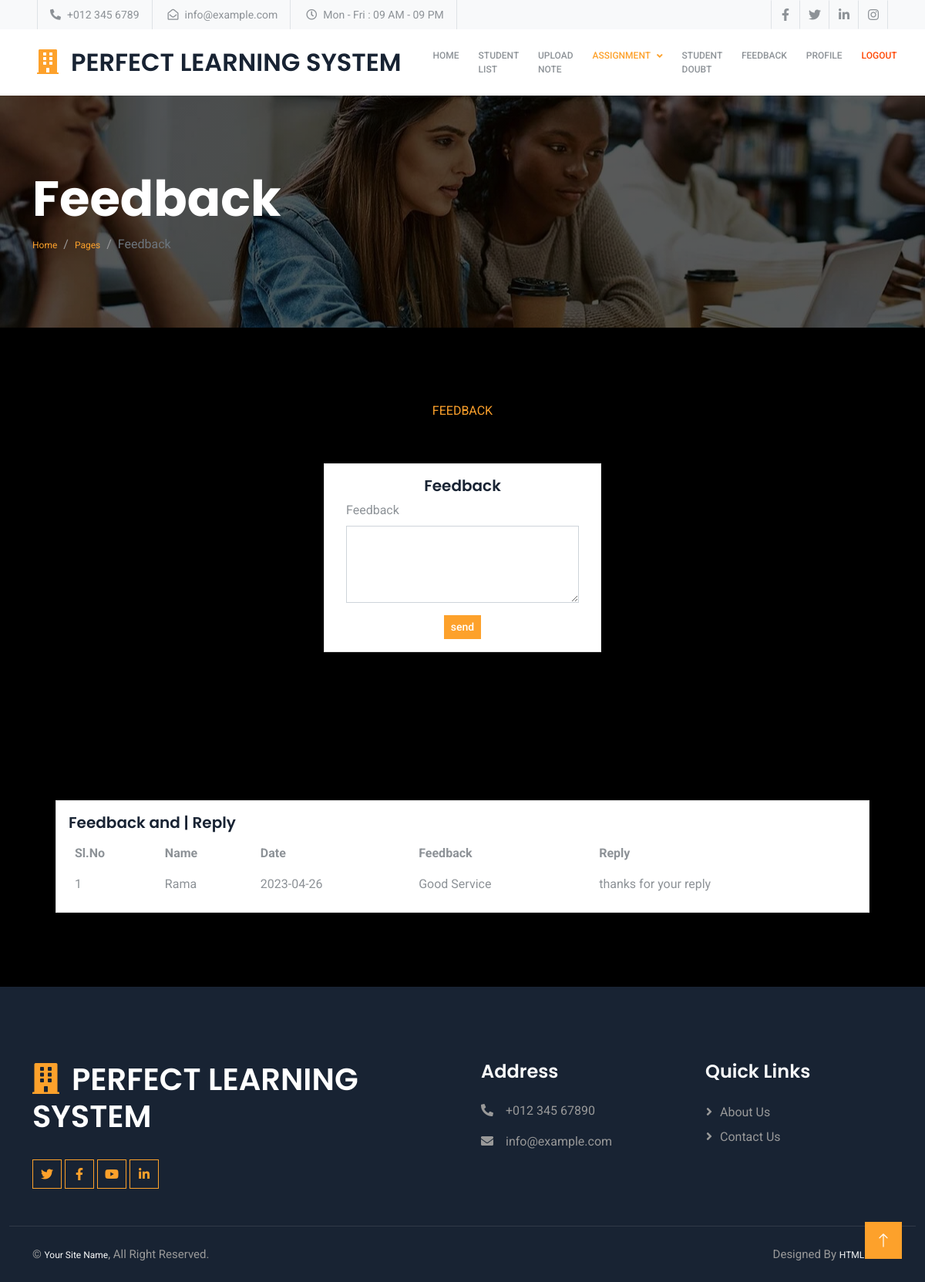
The app's page /teacher/feedback.php (signed in) with its own data.
### tables this page shows
CREATE TABLE IF NOT EXISTS `tb_teacher_register` (
  `st_id` int(11) NOT NULL AUTO_INCREMENT,
  `name` varchar(40) NOT NULL,
  `address` varchar(150) NOT NULL,
  `contact_no` bigint(20) NOT NULL,
  `email` varchar(50) NOT NULL,
  `dep_id` int(11) NOT NULL,
  `sb_id` int(11) NOT NULL,
  `log_id` int(11) NOT NULL,
  PRIMARY KEY (`st_id`),
  KEY `tb_Teacher_register_log_id_e697c833_fk_tb_Login_log_id` (`log_id`)
);

CREATE TABLE IF NOT EXISTS `tb_feedback` (
  `fd_id` int(11) NOT NULL AUTO_INCREMENT,
  `log_id` int(11) NOT NULL,
  `rec_id` int(11) NOT NULL,
  `feedback` longtext NOT NULL,
  `reply` longtext NOT NULL,
  `feedback_date` date NOT NULL,
  PRIMARY KEY (`fd_id`)
);

### teacher/feedback.php (the view, shortened to what this page needs)
<?php
include 'header.php';
include '../connection.php';
$tr_id = $_SESSION['teacher']['log_id'];
?>
<div class="container-fluid page-header py-5 mb-5 wow fadeIn" data-wow-delay="0.1s">
    <div class="container py-5">
        <h1 class="display-3 text-white animated slideInRight">Feedback</h1>
        <nav aria-label="breadcrumb">
            <ol class="breadcrumb animated slideInRight mb-0">
                <li class="breadcrumb-item"><a href="#">Home</a></li>
                <li class="breadcrumb-item"><a href="#">Pages</a></li>
                <li class="breadcrumb-item active" aria-current="page">Feedback</li>
            </ol>
        </nav>
    </div>
</div>
<div class="container-fluid py-5 my-5 px-0" style="width: 50%;">
    <div class="text-center mx-auto wow fadeIn" data-wow-delay="0.1s" style="width: 50%;">
        <p class="fw-medium text-uppercase text-primary mb-2">Feedback</p>
    </div>
    <div class="container-xxl py-5 wow fadeInUp" data-wow-delay="0.1s">
        <div class="row justify-content-center">
            <div class="card" style="width: 60%;">
                <div class="card-body">
                    <center><h5 class="card-title">Feedback</h5></center>
                    <form class="row g-3" action="" method="post" id="myform">
                    <div class="col-12">
                        <label for="feedback" class="form-label">Feedback</label>
                        <textarea class="form-control" style="height: 100px" id="feedback" name="feedback" required></textarea>
                    </div>
                    <div class="text-center">
                        <input type="submit" name="submit" class="btn btn-primary btn-sm" value="send">
                    </div>
                    </form>
                </div>
            </div>
        </div>
    </div>
</div>
    <div class="container-xxl py-5 wow fadeInUp" data-wow-delay="0.1s">
        <div class="row justify-content-center">
            <section class="section dashboard">
                <div class="row">
                <div class="col-lg-12" style="width:90%;margin:auto;">
                        <div class="row">
                        <?php
                    $sql = mysqli_query($con,"select t.name,f.* from tb_teacher_register as t inner join tb_feedback as f on t.log_id='$tr_id'");
                    $n = mysqli_num_rows($sql);
                    if($n>0){ ?>
                    <div class="col-12">
                                <div class="card top-selling overflow-auto">
                                <div class="card-body pb-0">
                                    <h5 class="card-title">Feedback and <span>| Reply</span></h5>
                                    <table class="table table-borderless">
                                    <thead>
                                        <tr>
                                        <th scope="col">Sl.No</th>
                                        <th scope="col">Name</th>
                                        <th scope="col">Date</th>
                                        <th scope="col">Feedback</th>
                                        <th scope="col">Reply</th>
                                        </tr>
                                    </thead>
                                    <tbody>
                                    <?php
                                        $c = 1;
                                        while($r=mysqli_fetch_array($sql)) { ?>
                                        <tr>
                                        <td><?php echo $c ?></td>
                                        <td><?php echo $r['name']; ?> <br></td>
                                        <td><?php echo $r['feedback_date']; ?> <br></td>
                                        <td><?php echo $r['feedback']; ?> <br></td>
                                        <td>
                                        <?php if ($r['reply']=='0'){ ?>
                                        <b style="color: blue;">Waiting for reply..</b>
                                        <?php } else { echo $r['reply']; }?>
                                        </td>
                                        </tr>
                                        <?php $c+=1; } ?>
                                    </tbody>
                                    </table>
                                </div>
                                </div>
                            </div>
                        </div>
                        <?php } else{ ?>
                                <div class="col-12"></div>
                                <?php
                                } ?>
                    </div>
                </div>
            </section>
        </div>
    </div>
    <?php
include 'footer.php';
?>

### static/user/css/style.css (style rules this page uses)
:root { --primary: #FDA12B; --secondary: #8D9297; --light: #F8F9FA; --dark: #182333; }
.btn { font-weight: 500; transition: .5s; }
.btn.btn-primary, .btn.btn-outline-primary:hover { color: #FFFFFF; }
.page-header { background: linear-gradient(rgba(0, 0, 0, .65), rgba(0, 0, 0, .65)), url(../img/l3.jpg) center center no-repeat; background-size: cover; }
.page-header .breadcrumb-item+.breadcrumb-item::before { color: #999999; }

### records on screen
tb_teacher_register: name "Rama", tb_feedback.feedback_date "2023-04-26", tb_feedback.feedback "Good Service", tb_feedback.reply "thanks for your reply"
